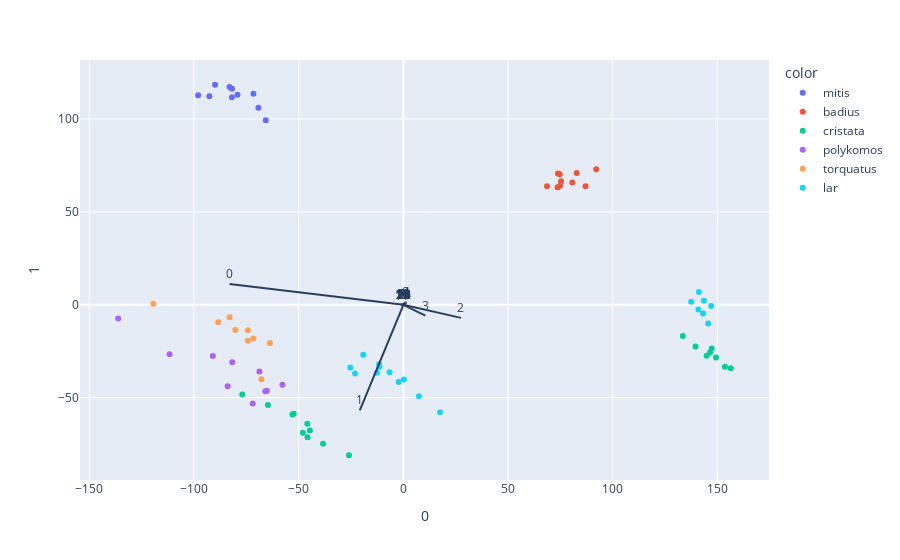

The code cell stored with this chart in its notebook:
### Code cell
pca = PCA(n_components=2)
components = pca.fit_transform(X)

loadings = pca.components_.T * np.sqrt(pca.explained_variance_)

fig = px.scatter(components, x=0, y=1, color=df['Species'])

for i, feature in enumerate(X.columns):
    fig.add_shape(
        type='line',
        x0=0, y0=0,
        x1=loadings[i, 0],
        y1=loadings[i, 1]
    )
    fig.add_annotation(
        x=loadings[i, 0],
        y=loadings[i, 1],
        ax=0, ay=0,
        xanchor="center",
        yanchor="bottom",
        text=feature,
    )
fig.show()

### Figure 1 — Plotly figure (JSON) as saved in the notebook; plotly's stock layout.template omitted (floating-point values rounded to 4 significant figures)
{"data": [{"hovertemplate": "color=mitis<br>0=%{x}<br>1=%{y}<extra></extra>", "legendgroup": "mitis", "marker": {"color": "#636efa", "symbol": "circle"}, "mode": "markers", "name": "mitis", "orientation": "v", "showlegend": true, "type": "scatter", "x": [-69.23, -65.74, -71.62, -79.25, -81.92, -89.95, -81.86, -92.67, -83.03, -98.04], "xaxis": "x", "y": [106.0, 99.36, 113.6, 113.0, 111.7, 118.4, 116.3, 112.2, 117.2, 112.8], "yaxis": "y"}, {"hovertemplate": "color=badius<br>0=%{x}<br>1=%{y}<extra></extra>", "legendgroup": "badius", "marker": {"color": "#EF553B", "symbol": "circle"}, "mode": "markers", "name": "badius", "orientation": "v", "showlegend": true, "type": "scatter", "x": [80.69, 73.66, 82.76, 74.87, 74.68, 92.1, 68.59, 73.84, 86.99, 75.3], "xaxis": "x", "y": [65.83, 63.2, 70.97, 64.02, 70.23, 72.99, 63.85, 70.72, 63.86, 66.53], "yaxis": "y"}, {"hovertemplate": "color=cristata<br>0=%{x}<br>1=%{y}<extra></extra>", "legendgroup": "cristata", "marker": {"color": "#00cc96", "symbol": "circle"}, "mode": "markers", "name": "cristata", "orientation": "v", "showlegend": true, "type": "scatter", "x": [-26.01, -38.38, -44.67, -48.0, -45.86, -45.79, -52.37, -64.74, -53.0, -76.96, 156.4, 153.6, 149.3, 144.9, 147.3, 146.5, 139.6, 133.5], "xaxis": "x", "y": [-80.97, -74.73, -67.66, -68.89, -63.99, -71.34, -58.6, -53.99, -59.09, -48.26, -34.18, -33.3, -28.41, -27.41, -23.46, -25.69, -22.48, -16.85], "yaxis": "y"}, {"hovertemplate": "color=polykomos<br>0=%{x}<br>1=%{y}<extra></extra>", "legendgroup": "polykomos", "marker": {"color": "#ab63fa", "symbol": "circle"}, "mode": "markers", "name": "polykomos", "orientation": "v", "showlegend": true, "type": "scatter", "x": [-57.75, -71.97, -65.21, -65.93, -68.77, -83.95, -81.75, -91.02, -111.7, -136.2], "xaxis": "x", "y": [-42.98, -53.06, -46.21, -46.59, -35.91, -43.81, -30.93, -27.61, -26.64, -7.367], "yaxis": "y"}, {"hovertemplate": "color=torquatus<br>0=%{x}<br>1=%{y}<extra></extra>", "legendgroup": "torquatus", "marker": {"color": "#FFA15A", "symbol": "circle"}, "mode": "markers", "name": "torquatus", "orientation": "v", "showlegend": true, "type": "scatter", "x": [-67.8, -63.73, -74.28, -88.42, -71.66, -119.5, -82.98, -74.29, -80.3], "xaxis": "x", "y": [-40.07, -20.58, -13.63, -9.332, -18.2, 0.6082, -6.732, -19.29, -13.59], "yaxis": "y"}, {"hovertemplate": "color=lar<br>0=%{x}<br>1=%{y}<extra></extra>", "legendgroup": "lar", "marker": {"color": "#19d3f3", "symbol": "circle"}, "mode": "markers", "name": "lar", "orientation": "v", "showlegend": true, "type": "scatter", "x": [17.5, 7.427, -12.65, 0.2323, -11.62, -2.248, -23.08, -11.45, -6.6, -25.35, -19.13, 145.6, 147.0, 143.5, 143.2, 140.9, 141.1, 137.5], "xaxis": "x", "y": [-57.89, -49.19, -36.57, -40.26, -31.93, -41.55, -36.95, -33.29, -36.33, -33.68, -26.84, -10.1, -0.5957, 2.198, -4.679, -2.467, 6.936, 1.669], "yaxis": "y"}], "layout": {"annotations": [{"ax": 0, "ay": 0, "text": "0", "x": -83.05, "xanchor": "center", "y": 11.21, "yanchor": "bottom"}, {"ax": 0, "ay": 0, "text": "1", "x": -20.82, "xanchor": "center", "y": -56.84, "yanchor": "bottom"}, {"ax": 0, "ay": 0, "text": "2", "x": 27.51, "xanchor": "center", "y": -7.032, "yanchor": "bottom"}, {"ax": 0, "ay": 0, "text": "3", "x": 10.49, "xanchor": "center", "y": -5.848, "yanchor": "bottom"}, {"ax": 0, "ay": 0, "text": "4", "x": 1.553, "xanchor": "center", "y": 1.31, "yanchor": "bottom"}, {"ax": 0, "ay": 0, "text": "5", "x": -1.249, "xanchor": "center", "y": 0.3374, "yanchor": "bottom"}, {"ax": 0, "ay": 0, "text": "6", "x": 0.2056, "xanchor": "center", "y": -0.2131, "yanchor": "bottom"}, {"ax": 0, "ay": 0, "text": "7", "x": -1.017, "xanchor": "center", "y": 0.3477, "yanchor": "bottom"}, {"ax": 0, "ay": 0, "text": "8", "x": 0.7959, "xanchor": "center", "y": 1.562, "yanchor": "bottom"}, {"ax": 0, "ay": 0, "text": "9", "x": -0.1971, "xanchor": "center", "y": 0.4574, "yanchor": "bottom"}, {"ax": 0, "ay": 0, "text": "10", "x": -0.3523, "xanchor": "center", "y": 0.4532, "yanchor": "bottom"}, {"ax": 0, "ay": 0, "text": "11", "x": -0.5784, "xanchor": "center", "y": -0.5541, "yanchor": "bottom"}, {"ax": 0, "ay": 0, "text": "12", "x": -0.4044, "xanchor": "center", "y": -0.322, "yanchor": "bottom"}, {"ax": 0, "ay": 0, "text": "13", "x": -0.487, "xanchor": "center", "y": -0.3135, "yanchor": "bottom"}, {"ax": 0, "ay": 0, "text": "14", "x": 0.09349, "xanchor": "center", "y": -0.09735, "yanchor": "bottom"}, {"ax": 0, "ay": 0, "text": "15", "x": 0.1697, "xanchor": "center", "y": -0.09769, "yanchor": "bottom"}, {"ax": 0, "ay": 0, "text": "16", "x": -0.01465, "xanchor": "center", "y": -0.1174, "yanchor": "bottom"}, {"ax": 0, "ay": 0, "text": "17", "x": -0.2776, "xanchor": "center", "y": -0.2998, "yanchor": "bottom"}, {"ax": 0, "ay": 0, "text": "18", "x": 0.009618, "xanchor": "center", "y": 0.1834, "yanchor": "bottom"}, {"ax": 0, "ay": 0, "text": "19", "x": 0.4696, "xanchor": "center", "y": -0.04936, "yanchor": "bottom"}, {"ax": 0, "ay": 0, "text": "20", "x": 0.04515, "xanchor": "center", "y": -0.01725, "yanchor": "bottom"}, {"ax": 0, "ay": 0, "text": "21", "x": 0.1763, "xanchor": "center", "y": 0.1203, "yanchor": "bottom"}, {"ax": 0, "ay": 0, "text": "22", "x": 0.2069, "xanchor": "center", "y": 0.1172, "yanchor": "bottom"}, {"ax": 0, "ay": 0, "text": "23", "x": 0.08666, "xanchor": "center", "y": 0.007536, "yanchor": "bottom"}, {"ax": 0, "ay": 0, "text": "24", "x": -0.04699, "xanchor": "center", "y": 0.153, "yanchor": "bottom"}, {"ax": 0, "ay": 0, "text": "25", "x": 0.06982, "xanchor": "center", "y": -0.1401, "yanchor": "bottom"}, {"ax": 0, "ay": 0, "text": "26", "x": 0.1301, "xanchor": "center", "y": 0.07249, "yanchor": "bottom"}, {"ax": 0, "ay": 0, "text": "27", "x": 0.04817, "xanchor": "center", "y": 0.06393, "yanchor": "bottom"}, {"ax": 0, "ay": 0, "text": "28", "x": 0.01551, "xanchor": "center", "y": 0.001791, "yanchor": "bottom"}, {"ax": 0, "ay": 0, "text": "29", "x": 0.03364, "xanchor": "center", "y": -0.009466, "yanchor": "bottom"}], "legend": {"title": {"text": "color"}, "tracegroupgap": 0}, "margin": {"t": 60}, "shapes": [{"type": "line", "x0": 0, "x1": -83.05, "y0": 0, "y1": 11.21}, {"type": "line", "x0": 0, "x1": -20.82, "y0": 0, "y1": -56.84}, {"type": "line", "x0": 0, "x1": 27.51, "y0": 0, "y1": -7.032}, {"type": "line", "x0": 0, "x1": 10.49, "y0": 0, "y1": -5.848}, {"type": "line", "x0": 0, "x1": 1.553, "y0": 0, "y1": 1.31}, {"type": "line", "x0": 0, "x1": -1.249, "y0": 0, "y1": 0.3374}, {"type": "line", "x0": 0, "x1": 0.2056, "y0": 0, "y1": -0.2131}, {"type": "line", "x0": 0, "x1": -1.017, "y0": 0, "y1": 0.3477}, {"type": "line", "x0": 0, "x1": 0.7959, "y0": 0, "y1": 1.562}, {"type": "line", "x0": 0, "x1": -0.1971, "y0": 0, "y1": 0.4574}, {"type": "line", "x0": 0, "x1": -0.3523, "y0": 0, "y1": 0.4532}, {"type": "line", "x0": 0, "x1": -0.5784, "y0": 0, "y1": -0.5541}, {"type": "line", "x0": 0, "x1": -0.4044, "y0": 0, "y1": -0.322}, {"type": "line", "x0": 0, "x1": -0.487, "y0": 0, "y1": -0.3135}, {"type": "line", "x0": 0, "x1": 0.09349, "y0": 0, "y1": -0.09735}, {"type": "line", "x0": 0, "x1": 0.1697, "y0": 0, "y1": -0.09769}, {"type": "line", "x0": 0, "x1": -0.01465, "y0": 0, "y1": -0.1174}, {"type": "line", "x0": 0, "x1": -0.2776, "y0": 0, "y1": -0.2998}, {"type": "line", "x0": 0, "x1": 0.009618, "y0": 0, "y1": 0.1834}, {"type": "line", "x0": 0, "x1": 0.4696, "y0": 0, "y1": -0.04936}, {"type": "line", "x0": 0, "x1": 0.04515, "y0": 0, "y1": -0.01725}, {"type": "line", "x0": 0, "x1": 0.1763, "y0": 0, "y1": 0.1203}, {"type": "line", "x0": 0, "x1": 0.2069, "y0": 0, "y1": 0.1172}, {"type": "line", "x0": 0, "x1": 0.08666, "y0": 0, "y1": 0.007536}, {"type": "line", "x0": 0, "x1": -0.04699, "y0": 0, "y1": 0.153}, {"type": "line", "x0": 0, "x1": 0.06982, "y0": 0, "y1": -0.1401}, {"type": "line", "x0": 0, "x1": 0.1301, "y0": 0, "y1": 0.07249}, {"type": "line", "x0": 0, "x1": 0.04817, "y0": 0, "y1": 0.06393}, {"type": "line", "x0": 0, "x1": 0.01551, "y0": 0, "y1": 0.001791}, {"type": "line", "x0": 0, "x1": 0.03364, "y0": 0, "y1": -0.009466}], "xaxis": {"anchor": "y", "domain": [0, 1], "title": {"text": "0"}}, "yaxis": {"anchor": "x", "domain": [0, 1], "title": {"text": "1"}}}}
